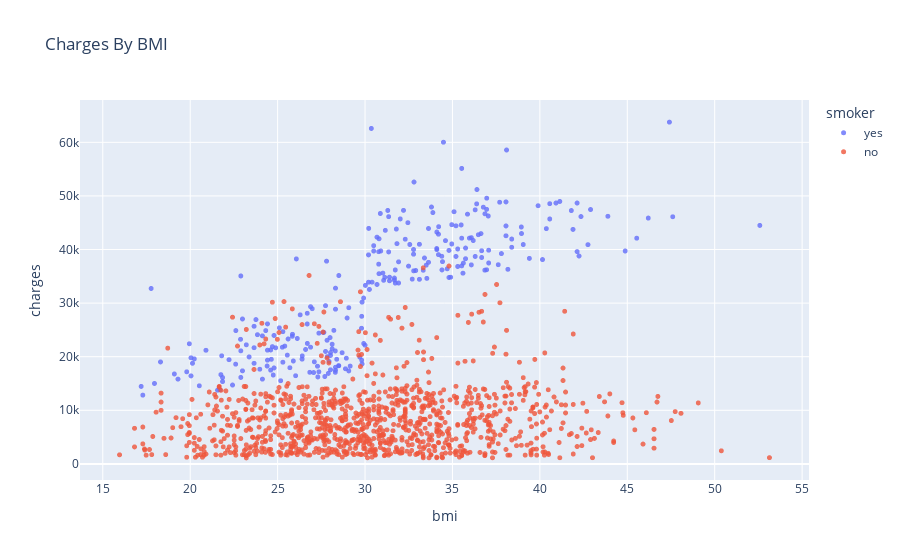

Notebook source saved alongside this figure:
### Markdown cell above
#### Charges By BMI

### Code cell
plot = px.scatter(
    df, 
    x='bmi',
    y='charges',
    color='smoker',
    opacity=0.8,
    hover_data=['sex'],
    title='Charges By BMI'
)
plot.update_traces(marker_size=5)
plot.show()

### Figure 1 — Plotly figure (JSON) as saved in the notebook; plotly's stock layout.template omitted (floating-point values rounded to 4 significant figures; data arrays with more than 128 entries replaced by an {"elided": "..."} marker saying what was removed)
{"data": [{"customdata": {"elided": "274x1 str values"}, "hovertemplate": "smoker=yes<br>bmi=%{x}<br>charges=%{y}<br>sex=%{customdata[0]}<extra></extra>", "legendgroup": "yes", "marker": {"color": "#636efa", "opacity": 0.8, "size": 5, "symbol": "circle"}, "mode": "markers", "name": "yes", "showlegend": true, "type": "scattergl", "x": {"elided": "274 float values"}, "xaxis": "x", "y": {"elided": "274 float values"}, "yaxis": "y"}, {"customdata": {"elided": "1064x1 str values"}, "hovertemplate": "smoker=no<br>bmi=%{x}<br>charges=%{y}<br>sex=%{customdata[0]}<extra></extra>", "legendgroup": "no", "marker": {"color": "#EF553B", "opacity": 0.8, "size": 5, "symbol": "circle"}, "mode": "markers", "name": "no", "showlegend": true, "type": "scattergl", "x": {"elided": "1064 float values"}, "xaxis": "x", "y": {"elided": "1064 float values"}, "yaxis": "y"}], "layout": {"legend": {"title": {"text": "smoker"}, "tracegroupgap": 0}, "title": {"text": "Charges By BMI"}, "xaxis": {"anchor": "y", "domain": [0, 1], "title": {"text": "bmi"}}, "yaxis": {"anchor": "x", "domain": [0, 1], "title": {"text": "charges"}}}}
